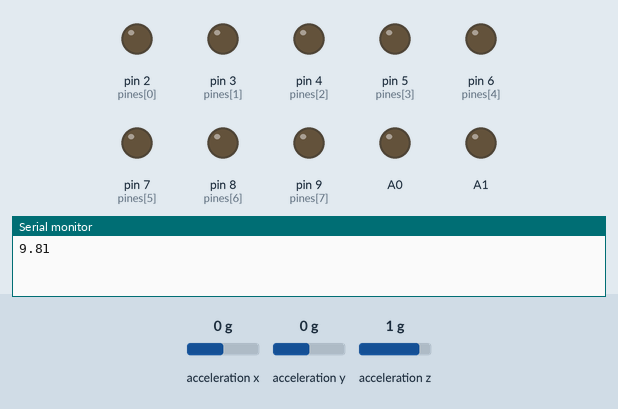
The sketch below on a simulated Arduino Uno, built with avr-gcc and run on an emulated ATmega328P. On the bench: output pins drawn as LEDs (lit = HIGH), the last lines printed to the serial monitor. Inputs (shaded band) come from the test bench; at power-on: acceleration x 0 g, acceleration y 0 g, acceleration z 1 g. The audio player accepts every command and is not drawn.

Above: at 1.7 s.
1.8 s: acceleration x set to -0.3 g
At 3.4 s:
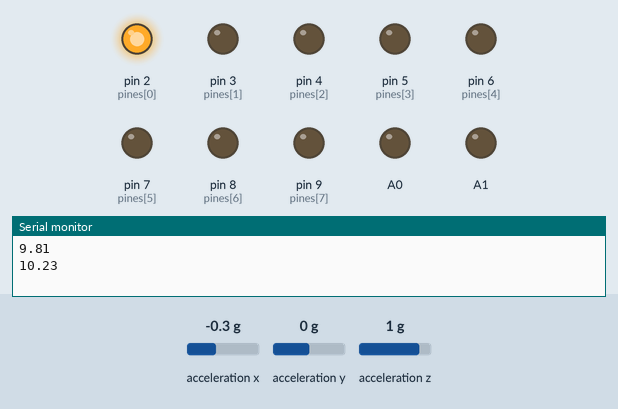
5.1 s: acceleration y set to -0.7 g
11.9 s: acceleration y set to -1 g
At 13.7 s:
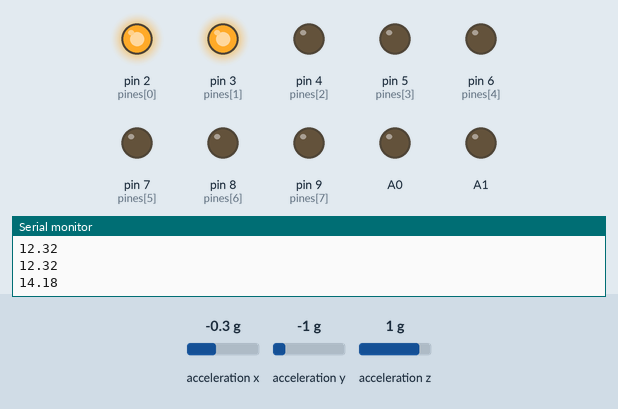
15.2 s: acceleration z set to -1.4 g
At 16.9 s:
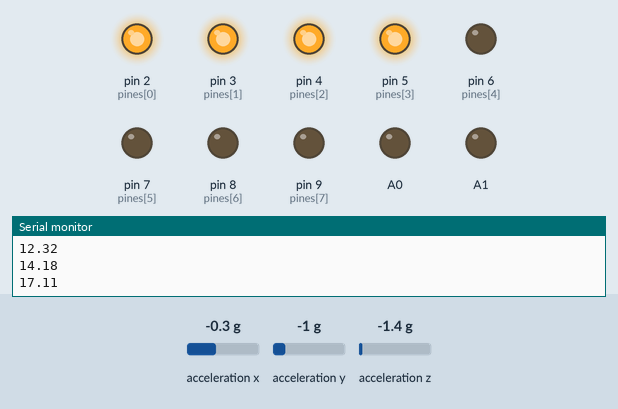
22.0 s: acceleration x set to -0.5 g
25.3 s: acceleration x set to -0.8 g
At 26.0 s:
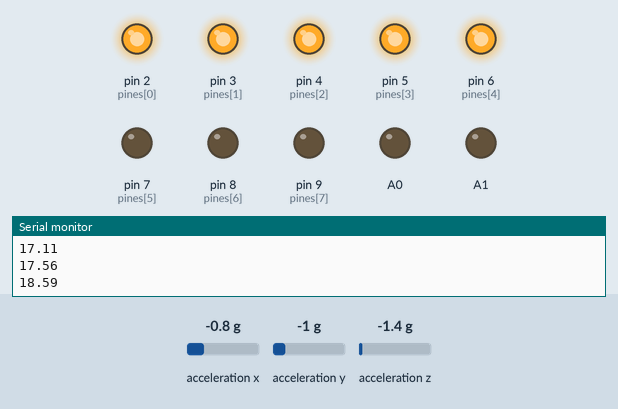
Timing chart, 0 to 32.0 s (numbered marks = the images above; inputs shaded):
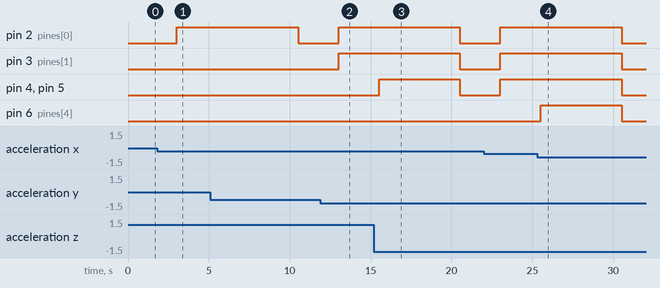

The sketch:

Alarma_sismica.ino
```cpp
/*
   Fundacion Kinal
   Centro educativo tecnico laboral Kinal
   Quinto perito
   Quinto electronica
   Codigo Tecnico: EB5AM
   Curso: Taller de electronica digital y reparacion de computadoras I
   Proyecto: Alarma sismica
   Dev: Josue Julian de Jesús Robles Larios
   Fecha: 15 de Julio
*/
#include <SoftwareSerial.h>
#include <DFRobotDFPlayerMini.h>
#include <Wire.h>
#include <SparkFun_ADXL345.h>

ADXL345 acelerometro_ADXL345 = ADXL345();
SoftwareSerial DFPlayerSerial(11, 10);
DFRobotDFPlayerMini tilin;

int pines[] = {2, 3, 4, 5, 6, 7, 8, 9};
int x, y, z;
float resultante;
float gravedad;
unsigned int barra_led;
unsigned long previousMillis = 0;
const long interval = 10000;
unsigned long alarmMillis = 0;
const long alarmInterval = 2000; // Intervalo para asegurar que la alarma suene correctamente

void setup() {
  Serial.begin(9600);
  DFPlayerSerial.begin(9600);
  tilin.begin(DFPlayerSerial);
  tilin.volume(20);
  acelerometro_ADXL345.powerOn();
  acelerometro_ADXL345.setRangeSetting(2);

  for (int i = 0; i < 8; i++)
    pinMode(pines[i], OUTPUT);
  pinMode(A0, OUTPUT);
  pinMode(A1, OUTPUT);
}

void loop() {
  acelerometro_ADXL345.readAccel(&x, &y, &z);

  float valorx = x * 9.81 / 256;
  float valory = y * 9.81 / 256;
  float valorz = z * 9.81 / 256;

  resultante = ((valorx * valorx) + (valory * valory) + (valorz * valorz));
  gravedad = sqrt(resultante);
  Serial.println(gravedad);

  barra_led = map(gravedad, 11.20, 25, 1, 10);

  if (barra_led > 0) {
    digitalWrite(pines[0], HIGH); // Según la escala, un led debería de mantenerse encendido
  }

  for (int i = 1; i < 8; i++) {
    if (barra_led >= i + 1) {
      digitalWrite(pines[i], HIGH);
    } else {
      digitalWrite(pines[i], LOW);
    }
  }

  if (barra_led >= 6) { // Si es mayor a 6 suena la alarma
    unsigned long currentMillis = millis();  // Obtengo el tiempo de cuando comenzó a ejecutarse
    if (currentMillis - alarmMillis >= alarmInterval) { // Compruebo el tiempo de activación de alarma para comparar con el intervalo
      alarmMillis = currentMillis; // actualiza el tiempo de la última activación
      tilin.play(1);
    }
  }

  unsigned long currentMillis = millis(); // obtengo el tiempo actualal
  if (currentMillis - previousMillis >= interval) { // Se comprueba el tiempo para ver si se resetea o no
    previousMillis = currentMillis; // se actualiza el tiempo
    resetSystem(); // Llamo a la función para apagar todo
  }

  delay(2500); // Aumenta el tiempo de espera para que los LEDs permanezcan encendidos por más tiempo, esto tambien afecta a las lecturas
}

void resetSystem() {
  for (int i = 0; i < 8; i++) {
    digitalWrite(pines[i], LOW);
  }
  digitalWrite(A0, LOW);
  digitalWrite(A1, LOW);
}
```

Measured:
- the behaviour switches between -0.1 and -0.2 g on acceleration x (found by bisection; images 0 and 1)
- the behaviour switches between -0.8 and -0.9 g on acceleration y (found by bisection; images 1 and 2)
- the behaviour switches between -0.6 and -0.7 g on acceleration x (found by bisection; images 3 and 4)
- after the input at 1.8 s, pin 2 (pines[0]): LOW → HIGH after 1.2 s
- after the input at 11.9 s, pin 3 (pines[1]): LOW → HIGH after 1.1 s
- after the input at 15.2 s, pin 4 (pines[2]), pin 5 (pines[3]): LOW → HIGH after 0.32 s, → LOW 5.0 s later
- after the input at 25.3 s, pin 6 (pines[4]): LOW → HIGH after 0.23 s, → LOW 5.0 s later
